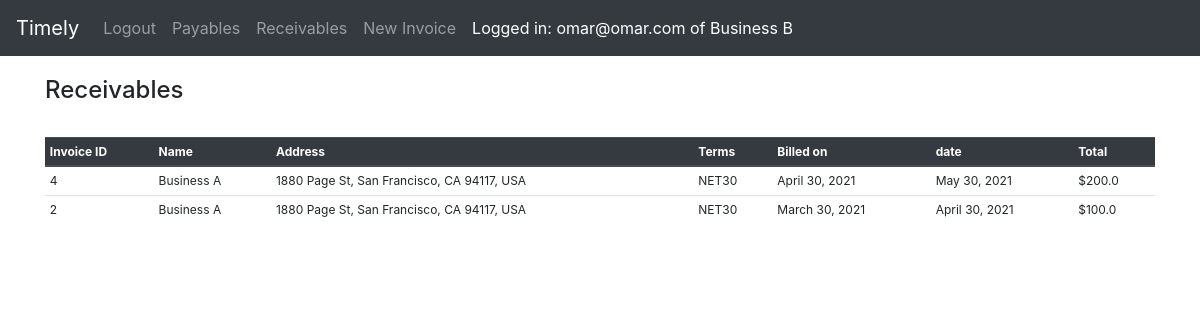
/dashboard/receivables/ (signed in), run on the app's committed database.
### timelyapp/models.py (models this page shows, shortened)
class CustomUser(AbstractBaseUser, PermissionsMixin):
    email = models.EmailField(_('email address'), unique=True)
    is_staff = models.BooleanField(default=False)
    is_active = models.BooleanField(default=True)
    date_joined = models.DateTimeField(default=timezone.now)
    USERNAME_FIELD = 'email'
    REQUIRED_FIELDS = []
    objects = CustomUserManager()
    def __str__(self):
        return self.email

class Business(models.Model):
    is_member = models.BooleanField(default=False)
    owner = models.ForeignKey(CustomUser, default=None, null=True, on_delete=models.CASCADE)
    managers = models.ManyToManyField(CustomUser, default=None, related_name='managers')
    business_name = models.CharField(default=None, max_length=64)
    address = models.CharField(default=None, max_length=64)
    date_joined = models.DateTimeField()
    def __str__(self):
        return "%s" %(self.business_name)

class Invoice(models.Model):
    invoice_name = models.CharField(default=None, null=True, max_length=16)
    date_sent = models.DateField(null=True)
    date_due = models.DateField(null=True)
    bill_from = models.ForeignKey(Business, on_delete=models.CASCADE, related_name='bill_from')
    bill_to = models.ForeignKey(Business, on_delete=models.CASCADE, related_name='bill_to')
    terms = models.CharField(default='NET30', null=True, max_length=24, choices=TERM_CHOICES)
    total_price = models.DecimalField(default=None, null=True, max_digits=10, decimal_places=2)
    currency = models.CharField(default='dollar', null=True, max_length=3)
    is_flagged = models.BooleanField(default=False)
    is_scheduled = models.BooleanField(default=False)
    is_paid = models.BooleanField(default=False)

### timelyapp/views.py (the view)
# urls.py: path('dashboard/receivables/', views.ReceivablesView.as_view(), name='receivables'),
class ReceivablesView(ListView):
    template_name = 'invoices/receivables.html'
    success_url = reverse_lazy('home')
    queryset = Business.objects.all()
    def get_context_data(self, **kwargs):
        context = super(ReceivablesView, self).get_context_data(**kwargs)
        business_id = Business.objects.filter(owner__id=self.request.user.id).values()[0]['id']
        context['receivables'] = get_invoices(business_id, 'receivables')
        return context

### timelyapp/context_processors.py (called while the page is built)
def add_context(request):
    if not request.user.is_anonymous:
        query = Business.objects.filter(owner__id=request.user.id)
        if query:
            business_name = query.first()
        else:
            business_name = None
        return {
            'current_business': business_name,
            'current_user': request.user
        }
    else:
        return {}

### timelyapp/views.py (called while the page is built)
def type_converter(obj):
    if isinstance(obj, np.integer):
        return int(obj)
    elif isinstance(obj, np.floating):
        return float(obj)
    elif isinstance(obj, np.ndarray):
        return obj.tolist()
    elif isinstance(obj, datetime.datetime):
        return obj.__str__()

### templates/invoices/receivables.html
{% extends 'base.html' %}
{% block content %}
<div class="container">
    <h4>Receivables</h4><br>
    <table class="table table-sm">
        <thead class="thead-dark">
        <tr>
            <th>Invoice ID</th>
            <th>Name</th>
            <th>Address</th>
            <th>Terms</th>
            <th>Billed on</th>
            <th>date</th>
            <th>Total</th>
        </tr>
        </thead>
        <tbody>
        {% if receivables %}
        {% for i in receivables %}
        <tr>
            <td>{{i.invoice_id}}</td>
            <td>{{i.business_name}}</td>
            <td>{{i.address}}</td>
            <td>{{i.terms}}</td>
            <td>{{i.date_sent}}</td>
            <td>{{i.date_due}}</td>
            <td>{{i.total_price}}</td>
        </tr>
        {% endfor %}
        {% else %}
        <tr>
            <td>No invoices</td>
        </tr>
        {% endif %}
        </tbody>
    </table>
</div>
{% endblock %}

### templates/navbar.html
 <nav class="navbar navbar-expand-lg navbar-dark bg-dark">
     <a class="navbar-brand" href="{% url 'home' %}">Timely</a>
     <div id="navbarNav">
         <ul class="navbar-nav">
             {% if user.is_authenticated %}
                <a class="nav-link" href="{% url 'logout' %}">Logout</a>
                 {% if user.is_authenticated and current_business %}
                    <a class="nav-link" href="{% url 'payables' %}">Payables</a>
                    <a class="nav-link" href="{% url 'receivables' %}">Receivables</a>
                    <a class="nav-link" href="{% url 'new_invoice' %}">New Invoice</a>
                    <a class="nav-link" style="color: white">Logged in: {{current_user}} of {{current_business}}</a>
                 {% else %}
                    <a class="nav-link" href="{% url 'new_business' %}">Register business</a>
                 {% endif %}
             {% else %}
                <a class="nav-link" href="{% url 'login' %}">Login</a>
                <a class="nav-link" href="{% url 'signup' %}">Sign up</a>
             {% endif %}
         </ul>
     </div>
 </nav>

### static/css/base.css (style rules this page uses)
.table { font-size: 12px; }
h4 { margin-top: 20px }

### data on the page
CustomUser: email "omar@omar.com"
Business: business_name "Business B"
Invoice: invoice_id "4", business_name "Business A", address "1880 Page St, San Francisco, CA 94117, USA", terms "NET30", date_sent "April 30, 2021", date_due "May 30, 2021", total_price "$200.0"
Invoice: invoice_id "2", business_name "Business A", address "1880 Page St, San Francisco, CA 94117, USA", terms "NET30", date_sent "March 30, 2021", date_due "April 30, 2021", total_price "$100.0"
